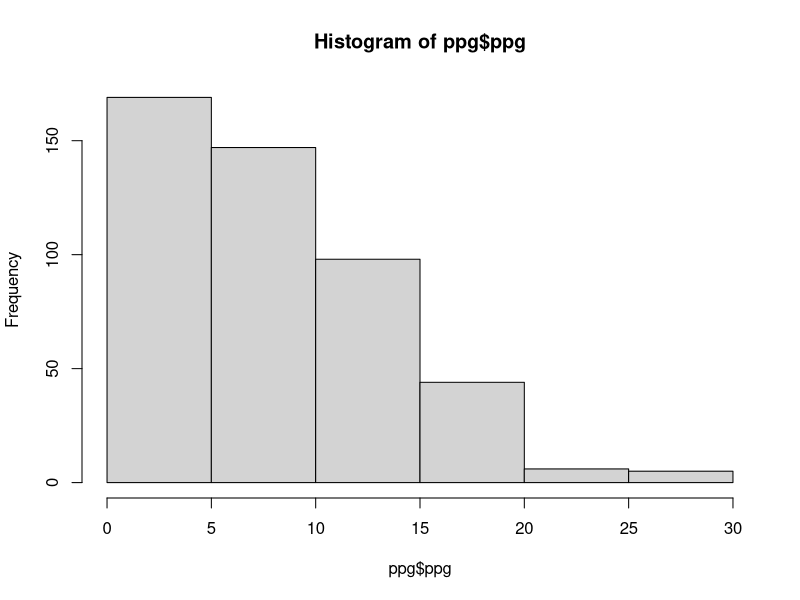
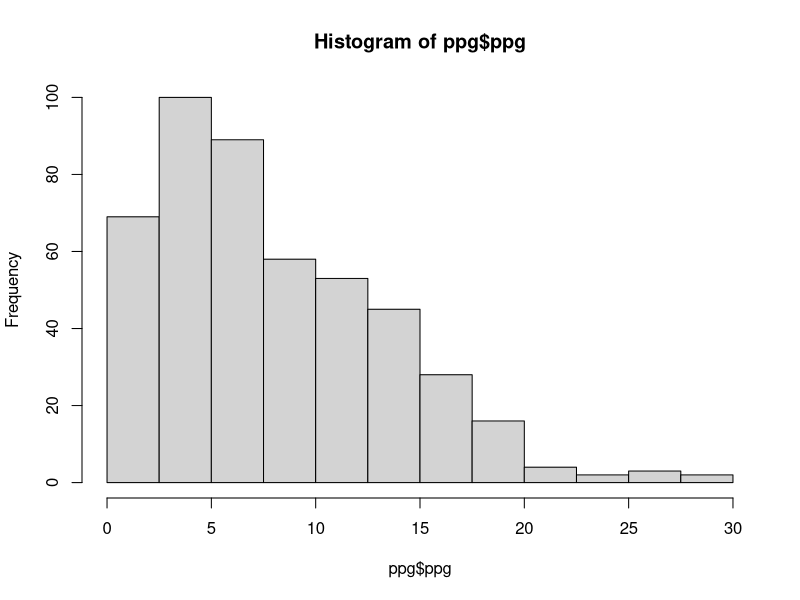

Source code (R) for these figures, in order: (Note: this script raises an error after producing the figures.)
##
## Basics: Dataframes
##

## set github path
setwd('~/GitHub/data-mining-intersession/day1')

## read in data frame
nba <- read.csv('box_2012to2013.csv', stringsAsFactors=FALSE)
class(nba) # reads in as a "data.frame"
nba[1:5,1:5]

## data contains 31,375 rows (entries) and 18 columns (variables)
nrow(nba)
ncol(nba)
dim(nba)

## each row represents a line item from a box score
## see e.g. http://scores.espn.go.com/nba/boxscore?gameId=400277721
nba[1,]

## each column represents a particular statistic or identifier
## e.g. pid --> player's id, player --> player's name
names(nba)

## can view the data as a spreadsheet
View(nba) # avoid typing data itself because it will overflow the console

##
## Basics: Vectors
##

## introducing vectors
v1 <- c(1,2,3,4,5) # 
v2 <- c(6,7,8,9,10)
v1
is.vector(v1)

## element-wise vector operations
v1 + v2
v1 * v2
v1 + 3
sqrt(v1)

## Some useful vector functions
1:5 # create "sequences" using the : operator (?colon)
runif(5) # create random vectors using runif (stands for random uniform)

## besides numeric values, can also have boolean values (TRUE or FALSE)
(TRUE | FALSE) 
!(!T & F) # T and F are abbreviations
1:5 > 2

##
## Exploring data
##

## can access subsets of the data using sequences
nba[1:5,] # rows 1 to 5
nba[1:5,1:5] # rows 1 to 5, columns 1 to 5

## can access specific columns with the "extract" operator (type ?Extract)
nba$pid[1:5]
nba[1:5,'player'] # rows 1 to 5, "player" column

## can subset data according to certain conditions
lbj <- nba[nba$player == "LeBron James",] # box scores for LeBron James
basic <- c('player','min','pts','reb')
lbj[1:5,basic]

## how many players were active?
v1 <- c('a','a','b','d')
unique(v1) # the "unique" function returns the unique values in the vector
length(unique(v1)) # the "length" function returns the length of the vector
length(unique(nba$pid))

## exercises:
## 1) create a vector containing the even numbers between 1 and 50
## 2) create a subset of the data that contains entries for all point guards (PG)
## 3) what are the dimensions of the data.frame from 2)?
## 4) how many total games were played in the season? (note: some questions you don't need data)

##
## Exploring data cont.
## 

## how many points did LeBron James score?
sum(lbj$pts) # introducing the missing value indicator
lbj[lbj$game_id=='400278818',basic] # LeBron did not play in this game, missing values are distinguished
sum(lbj$pts, na.rm=T) # need to specify an option for the "sum" function
# check against http://espn.go.com/nba/player/stats/_/id/1966/lebron-james

## data says 2055, ESPN says 2036 - what gives?
nba[nba$game_id=='400436572',][1:5,basic] # this is a pretty crazy lineup... because it's the all-star game
nba <- subset(nba, nba$game_id!='400436572') # remove this game
lbj <- nba[nba$player == "LeBron James",] # recreate lbj
sum(lbj$pts, na.rm=T) # that's better

## who scored most points per game?
nba$gp <- as.integer(!is.na(nba$min)) # boolean values can be converted to integers
ppg <- aggregate(nba[,c('pts','gp')], list(pid=nba$pid), sum, na.rm=T)
ppg$ppg <- with(ppg, pts/gp) # the "with" function is a shortcut

order_ppg <- order(ppg$ppg, decreasing=T)
order_ppg[1:5] # the "order" function returns a sorted vector of indices

plyrs <- unique(nba[,c('pid','player')]) # bring back player names
ppg <- merge(ppg, plyrs, by='pid') # the "merge" function joins two dataframes
ppg <- ppg[order_ppg,]
ppg[1:5,]

## check that this matches ESPN http://espn.go.com/nba/statistics/_/year/2013


# Calculate rebounds, assists, and blocks per game (reb, ast, blk). Who are the top players in each category?
nba$gp <- as.integer(!is.na(nba$min)) # boolean values can be converted to integers
pg <- aggregate(nba[,c('pts','reb','ast','blk','gp')], list(pid=nba$pid), sum, na.rm=T)
pg$ppg <- with(pg, pts/gp) # the "with" function is a shortcut
pg$rpg <- with(pg, reb/gp) # the "with" function is a shortcut
pg$apg <- with(pg, ast/gp) # the "with" function is a shortcut
pg$bpg <- with(pg, blk/gp) # the "with" function is a shortcut

order_ppg <- order(pg$ppg, decreasing=T)
order_rpg <- order(pg$rpg, decreasing=T)
order_apg <- order(pg$apg, decreasing=T)
order_bpg <- order(pg$bpg, decreasing=T)

plyrs <- unique(nba[,c('pid','player')]) # bring back player names
pg <- merge(pg, plyrs, by='pid') # the "merge" function joins two dataframes
pg[order_ppg[1:5],]
pg[order_rpg[1:5],]
pg[order_apg[1:5],]
pg[order_bpg[1:5],]

# Which team scored the most points per game?
tpg <- aggregate(nba[,c('pts','gp')], list(team=nba$team), sum, na.rm=T)
tpg[order(tpg$pts),]








## exercises:
## 1) check that your favorite player's season stats match his ESPN page
## 2) which player scored the most total points? (try ?max)
## 3) which player gathered the most rebounds per game?
## 4) which team scored the most points per game?

##
## Visualizing data
##

## what is the distribution of players in terms of points per game?
hist(ppg$ppg) # the "hist" function computes frequencies e.g. # of players who scored 0-5 ppg
hist(ppg$ppg, breaks=seq(from=0,to=30,by=2.5))

## bar chart of top players
par(las=2)
with(per_game[order_ppg[1:10],], barplot(pts, horiz=T, names.arg=player, xlim=c(0,30)))

## how does LeBron's ppg look over the course of the season?
lbj <- subset(nba, player=='LeBron James')
lbj_pts <- replace(lbj$pts, is.na(lbj$pts), 0)
lbj_ppg <- cumsum(lbj_pts) / cumsum(lbj$gp) # this is a "rolling" calculation
plot(lbj_ppg, type='l', ylab='PPG', xlab='Game #')

## how does it compare to Kevin Durant's?
kd <- subset(nba, player=='Kevin Durant')
kd_pts <- replace(kd$pts, is.na(kd$pts), 0)
kd_ppg <- cumsum(kd_pts) / cumsum(kd$gp) # this is a "rolling" calculation
plot(lbj_ppg, type='l', ylab='PPG', xlab='Game #', ylim=c(20,30))
lines(kd_ppg, type='l', col='red') # add lines to an existing plot

## what if we wanted to compare any two players?
square <- function(x) { return(x^2) } # minor segue on defining functions (see ?function)
square(2)
square(1:5)

## note: we are sidestepping the issue that not all players were active in every game
##       e.g. Carmelo Anthony has only 74 entries
nba2 <- nba[order(nba$pid, nba$game_id),] # sort our dataframe by player and game
nba2$pts <- replace(nba2$pts, is.na(nba2$pts), 0)
ppg_roll <- tapply(nba2$pts, nba2$pid, cumsum) # "tapply" is a general version of aggregate and returns a list
gp_roll <- tapply(nba2$gp, nba2$pid, cumsum)

plot(ppg_roll[['1966']] / gp_roll[['1966']], type='l', ylim=c(20,35)) # LeBron James
lines(ppg_roll[['3202']] / gp_roll[['3202']], type='l', col='red') # Kevin Durant
lines(ppg_roll[['110']] / gp_roll[['110']], type='l', col='blue') # Kobe Bryant

## what is the relationship between various statistics?
## e.g. do high scorers collect more rebounds?
stats <- c('min','reb','ast','stl','blk','tos','pts','gp')
season <- aggregate(nba[,stats], list(pid=nba$pid), sum, na.rm=T)
season <- merge(season, plyrs, by='pid')
per_game <- cbind(season[,c('pid','player')], season[,2:8]/season$gp)

with(per_game, plot(y=pts, x=reb)) # a scatter plot of ppg versus rpg
with(per_game, plot(pts~tos)) # a scatter plot of ppg versus tpg
with(per_game, cor(pts, tos, use='complete')) # a measure of the relationship's strength
# seems to be a positive relationship between points and rebounds

## exercises:
## 1: plot a histogram of rebounds per game by player. what does it tell you?
hist(pg$rpg, breaks = 20)





## 2: think of other ways to describe the distribution of ppg and rpg (e.g. try ?sd, ?mean, ?quantile)
## 3: try scatter plots of different statistics. what is a drawback of per game statistics? (hint: try minutes played)
## 4 (challenge): fix the active player issue above so that you can trace
##			their statistics through all 82 games of the season
##			(hint: you will need game dates from "box_ov_2012to2013.csv")

##
## Linear regression
##

## per game statistics are influenced by minutes played
## per minute (typically per 48 minute) statistics are better for certain comparisons
with(per_game, plot(pts~min))
with(per_game, plot(reb~min))
per_48min <- cbind(season[,c('pid','player')], season[,3:8]/season$min*48)

per_48min2 <- per_48min[order(per_48min$pts, decreasing=T),]
per_48min2[1:5,] # Henry Sims is first??
season[season$pid==6647,] # he played only 5 minutes... we have a sample size problem
per_48min$qualify <- with(season, gp>=70 | pts>=1400) # try espn's criteria

p48m_q <- per_48min[per_48min$qualify,]
with(p48m_q, plot(pts~reb))
with(p48m_q, cor(pts,reb)) # slightly negative relationship

## using linear regression (i.e. fitting a line through the scatter plot)
m1 <- lm(pts~reb, data=p48m_q)
summary(m1) # (Intercept) is the intercept, reb is the slope of the line
with(p48m_q, plot(pts~reb))
abline(m1, col='red')

## multiple controls using multivariate regression
m2 <- lm(pts~reb+min, data=per_game)
summary(m2) # typical interpretation: for each additional mpg, the average player scores .52 additional ppg

m3 <- lm(pts~reb+min+tos, data=per_game)
summary(m3) # accounting for TOs, there is essentially no relation between ppg and rpg

## regression models can be used as predictive models
fake_player <- as.data.frame(list(reb=8.0,min=20.0,tos=1.5))
predict(m3, newdata=fake_player) # the model predicts he would score 8.6ppg

## exercises:
## 1: In simple linear regression, the slope is given by cov(x,y)/var(x)
##    The (pearson) correlation is given by cor(x,y)=cov(x,y)/(sd(x)*sd(y))
##    Calculate the slope for m2 by hand using ?cor and ?sd functions. What does this tell you about correlation?
## 2: Create a regression model for predicting a player's scoring (ppg) from previous year's scoring
##    a - Read in "box_2011to2012.csv" and calculate ppg for each player
##    b - Plot ppg_12to13 against ppg_11to12
##    c - Fit a regression model
##    d - Qualitatively test how well the model predicts 2013-2014 stats from 2012-2013 (use ESPN player pages e.g. http://espn.go.com/nba/player/_/id/110)
##    e - Consider including other variables e.g. minutes, team, etc.